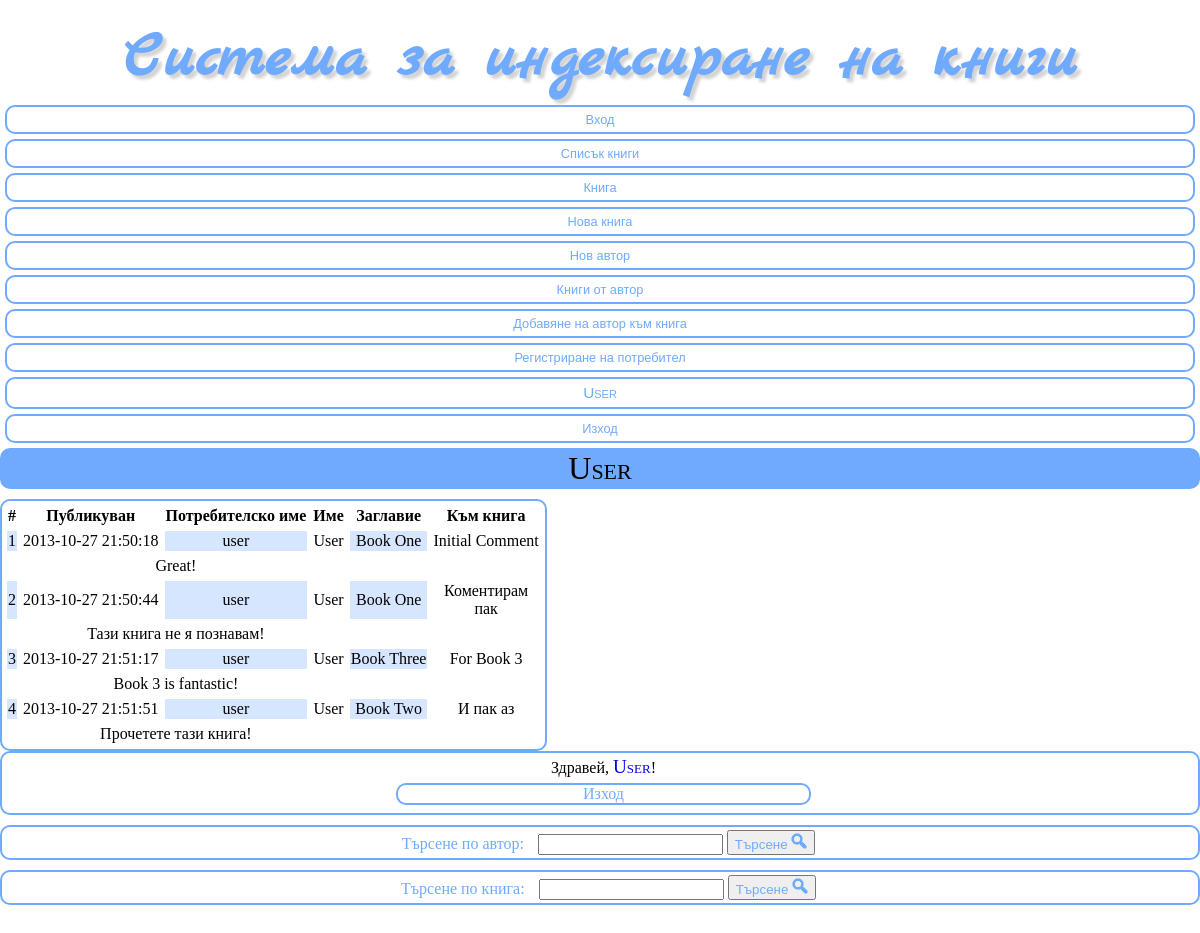
Screenshot of /user.php (signed in) with the database file from the repository.
### tables this page shows
CREATE TABLE IF NOT EXISTS `comments` (
  `comment_id` int(11) NOT NULL AUTO_INCREMENT,
  `book_id` int(11) NOT NULL,
  `user_id` int(11) NOT NULL,
  `title` varchar(63) NOT NULL,
  `content` text NOT NULL,
  `datetime` timestamp NOT NULL DEFAULT CURRENT_TIMESTAMP ON UPDATE CURRENT_TIMESTAMP,
  PRIMARY KEY (`comment_id`)
);

CREATE TABLE IF NOT EXISTS `users` (
  `user_id` int(11) NOT NULL AUTO_INCREMENT,
  `username` varchar(63) NOT NULL,
  `password` varchar(63) NOT NULL,
  `name` varchar(250) NOT NULL,
  PRIMARY KEY (`user_id`)
);

CREATE TABLE IF NOT EXISTS `books` (
  `book_id` int(11) NOT NULL AUTO_INCREMENT,
  `book_title` varchar(250) NOT NULL,
  PRIMARY KEY (`book_id`)
);

### user.php (the view, shortened to what this page needs)
<?php
require 'includes' . DIRECTORY_SEPARATOR . 'config.php';
include 'includes' . DIRECTORY_SEPARATOR . 'header.php';
	include 'includes' . DIRECTORY_SEPARATOR . 'nav.php';
	?>
	<section class="grid_8">
		<header>
			<?php
			echo '<span class="sc">';
			if ($_SESSION['name'] !== '')
            {
                echo $_SESSION['name'];
            }
            else
            {
                echo $_SESSION['username'];
            }
            echo '</span>';
            ?>
		</header>
		<div style="float: left;">
		<table class="msg">
            <tr>
                <th>#</th><th>Публикуван</th><th>Потребителско име</th><th>Име</th><th>Заглавие</th><th>Към книга</th>
            </tr>
            <?php
            $connection = db_connect();
            $query = 'SELECT * FROM comments
            		  INNER JOIN users ON users.user_id=comments.user_id
            		  INNER JOIN books ON books.book_id=comments.book_id
            		  WHERE comments.user_id=' . $_SESSION['userID'];
            $q = mysqli_query($connection, $query) or $errorA = 'Възникна грешка!<br>Моля, опитайте по-късно!';
            if (!isset($errorA))
            {
            	while ($row = mysqli_fetch_assoc($q))
            	{
                	echo '<tr><td>' . $row['comment_id'] . '</td><td>' . $row['datetime'] . '</td><td>'
                	 . wordwrap($row['username'], 20, '<br>', true) . '</td><td>'
               		 . wordwrap($row['name'], 20, '<br>', true) . '</td><td>'
               		 . wordwrap($row['book_title'], 20, '<br>', true) . '</td><td>'
                	 . wordwrap($row['title'], 20, '<br>', true). '</td></tr>';
               		echo '<tr><td colspan="4">' . wordwrap($row['content'], 50, '<br>', true) . '</td></tr>';
            	}
            }
            ?>
        </table>
        </div>
		</section>
	<?php
	include 'includes' . DIRECTORY_SEPARATOR . 'aside.php';
include 'includes' . DIRECTORY_SEPARATOR . 'footer.php';
?>

### css/main.css (style rules this page uses)
body { margin: 0 auto; height: 100%; }
header { text-align: center }
section { overflow: hidden; font-family: "Times New Roman", serif; }
section > header { font-size: 20pt; font-weight: 500; background-color: #70AAFF; border: 2px solid #70AAFF; border-radius: 10px; }
table.msg { float: left; margin-top: 10px; border: 2px solid #70AAFF; border-spacing: 5px; border-radius: 10px; overflow: auto; }
table.msg tr { border: 2px solid #70AAFF; border-radius: 5px; }
table.msg tr:nth-child(even) th:nth-child(odd), table.msg tr:nth-child(even) td:nth-child(odd) { background-color: #D6E6FF; }
table.msg th, table.msg td { text-align: center; vertical-align: middle; }
.sc { font-variant: small-caps; font-size: larger; }

### rows the page displays
comments: comment_id "1", datetime "2013-10-27 21:50:18", user.username "user", user.name "User", book.book_title "Book One", title "Initial Comment", content "Great!"
comments: comment_id "2", datetime "2013-10-27 21:50:44", user.username "user", user.name "User", book.book_title "Book One", title "Коментирам пак", content "Тази книга не я познавам!"
comments: comment_id "3", datetime "2013-10-27 21:51:17", user.username "user", user.name "User", book.book_title "Book Three", title "For Book 3", content "Book 3 is fantastic!"
comments: comment_id "4", datetime "2013-10-27 21:51:51", user.username "user", user.name "User", book.book_title "Book Two", title "И пак аз", content "Прочетете тази книга!"

### other values shown
$heading "Система за индексиране на книги"
$_SESSION['name'] "User"
